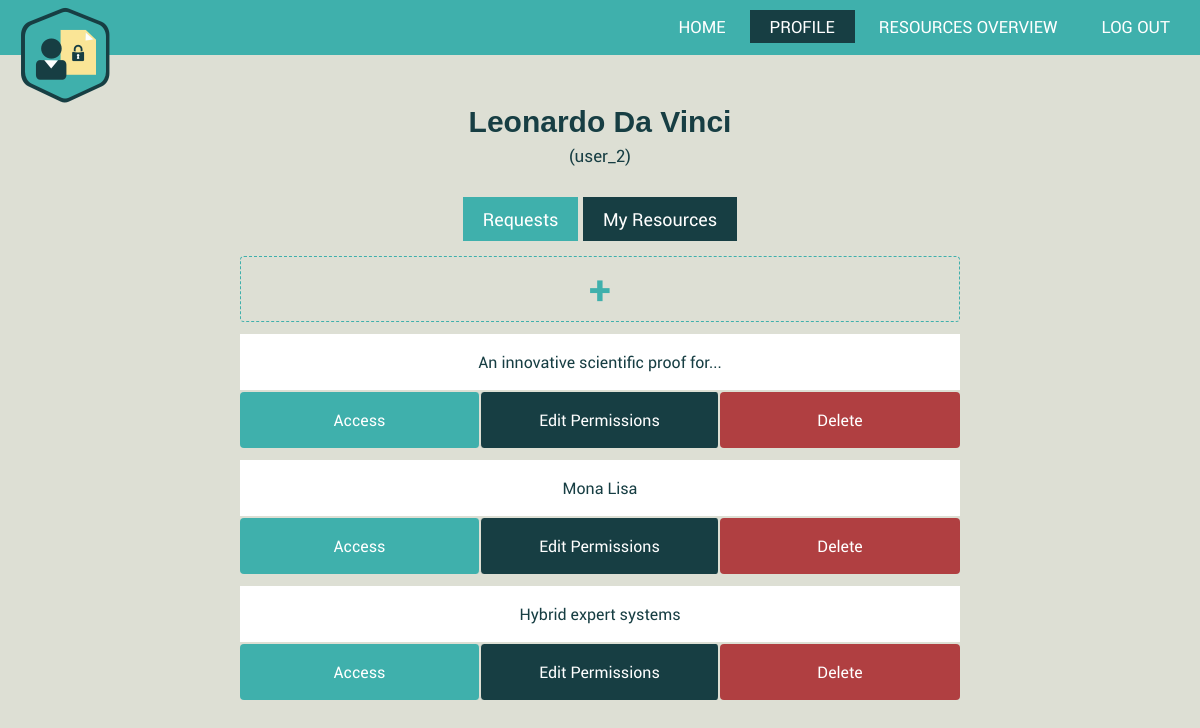
The app's page /profile/my-resources/ (signed in), older data.
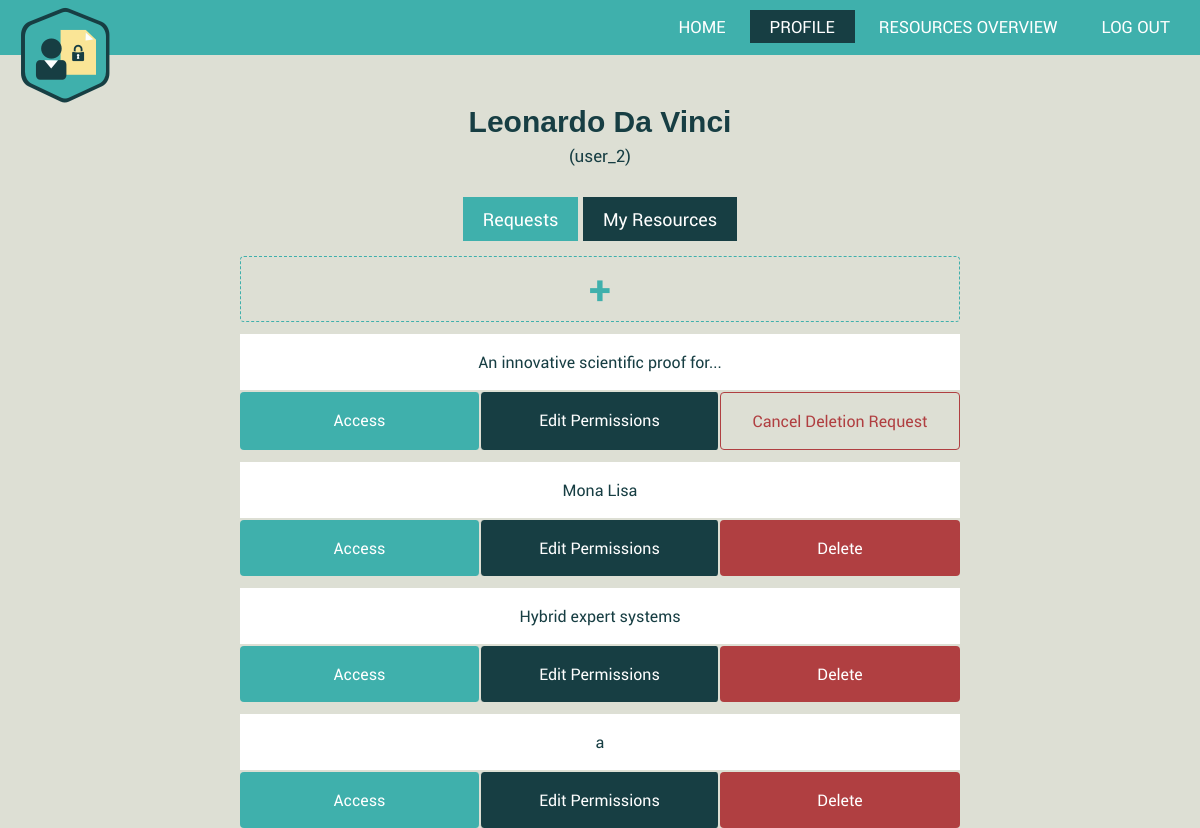
The same page, newer data.
### AuthorizationManagement/models.py (models this page shows)
class Resource(models.Model):
    type = models.CharField(max_length=50, default = '')
    name = models.CharField(max_length=150, default = '')
    description = models.CharField(max_length=250, default = '')
    creationDate = models.DateTimeField(default=datetime.now, blank=True)
    readers = models.ManyToManyField(CustomUser, related_name= 'reader')
    owners = models.ManyToManyField(Owner, related_name= 'owner')
    link = models.FileField(upload_to='')

### AuthorizationManagement/views.py (the view)
# urls.py: re_path(r'^profile/my-resources/$', MyResourcesView.as_view(), name = 'my resources' ),
@method_decorator(never_cache, name='dispatch')
@method_decorator(login_required, name='dispatch')
class MyResourcesView(generic.ListView):
    model = Resource
    template_name = 'AuthorizationManagement/my-resources.html'
    deletion_requested = Resource.objects.none()
    def get_queryset(self):
        current_user = Owner.objects.get(id=self.request.user.id)
        return current_user.owner.all()
    def get_context_data(self, **kwargs):
        context = super(MyResourcesView, self).get_context_data(**kwargs)
        context['deletion_requested'] = Resource.objects.filter(
            id__in=DeletionRequest.objects.filter(sender=self.request.user).values('resource_id'))
        context['is_admin'] = self.request.user.is_staff
        return context

### AuthorizationManagement/templates/AuthorizationManagement/my-resources.html (shortened to what this page needs)
{% extends "AuthorizationManagement/profile.html" %}
{% block styles %}
{% load static %}
<link rel="stylesheet" type="text/css" href="{% static 'AuthorizationManagement/css/modal-dialog-info.css' %}" />
<link rel="stylesheet" type="text/css" href="{% static 'AuthorizationManagement/css/modal-dialog-req.css' %}" />
<link rel="stylesheet" type="text/css" href="{% static 'AuthorizationManagement/css/profile.css' %}" />
<link rel="stylesheet" type="text/css" href="{% static 'AuthorizationManagement/css/my-resources.css' %}" />
{% endblock %}
{% block requests_or_resources %}
<div class="mini-nav">
   <a href="/profile/" class="noncurrent">Requests</a></li>
   <a href="/profile/my-resources" class="current">My Resources</a></li>
</div>
<div class="resources-container">
   <a href="/profile/my-resources/add-new-resource" class="create-resource"><strong>+</strong></a>
   <br>
   {% for resource in resource_list %}
   <a href="#{{resource.id}}" class="res-name"> {{resource.name}} </a>
   <a href="../../resources/{{resource.id}}" class="acc-btn">Access</a>
   <a href="/profile/my-resources/{{resource.id}}-edit-users-permissions" class="edit-perm"> Edit Permissions</a>
   {% if resource in deletion_requested %}
   <a href="#cancel-deletion-request-{{resource.id}}" class="cancel-del-req"> Cancel Deletion Request </a>
   <br>
   {% else %}
   {% if is_admin %}
   <a href="#delete-resource-{{resource.id}}" class="delete-btn"> Delete </a>
   <div id="delete-resource-{{resource.id}}" class="modalDialog">
      <div>
         <a href="" title="Close" id="x"> x </a>
         <form action="/delete-resource/{{resource.id}}" method="post">
            {% csrf_token %}
            <div class = "row">
               <p> Are you sure you want to <strong>delete</strong> the resource
                  <strong>{{resource.name}}</strong>?
               </p>
               <br>
            </div>
            <div class="row">
               <label for="descr">Message: </label><br><br>
               <textarea id="descr" name = "descr" placeholder="optional" maxlength="250" cols = "51" rows = "7"></textarea>
            </div>
            <input id="no" type="submit" value="Yes, delete resource">
            <a href="" title="Close" id="close"> Close </a>
         </form>
      </div>
   </div>
   {% else %}
   <a href="#send-deletion-request-{{resource.id}}" class="delete-btn"> Delete </a>
   {% endif %}
   {% endif %}
   {% endfor %}
</div>
{% endblock %}

Row changes from the older to the newer data that the page shows:
computed for Resource "An innovative scientific proof for...": text "Delete" → "Cancel Deletion Request"
added Resource: name "a"
